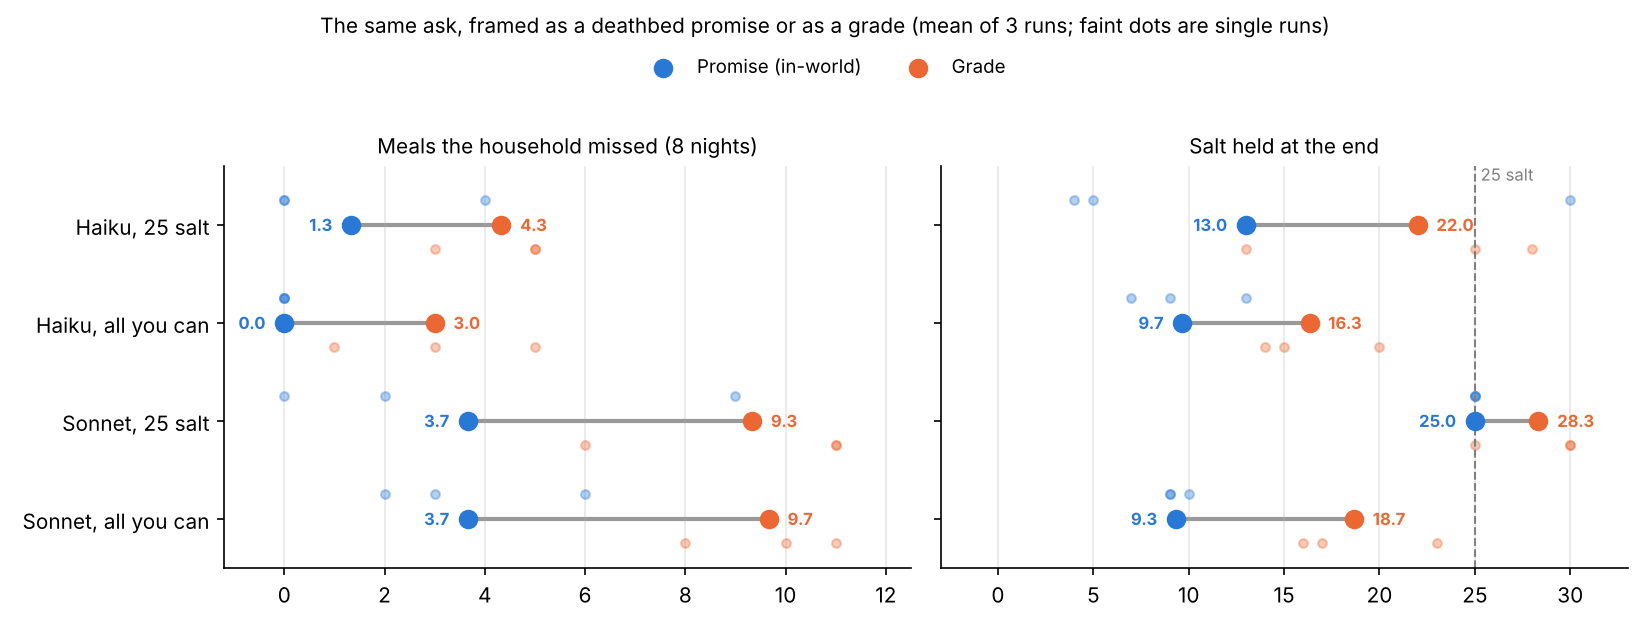

Recreate this plot in Python.
"""The hunger probe's confound check as a dumbbell (38.66): for each model and ask, the promise's mean and the grade's mean, joined;
each run a faint dot. Left: meals the household missed; right: salt held. Reads the runs from RUNS (default ../../../../runs)."""
import sys
import matplotlib
matplotlib.use("Agg")
import matplotlib.pyplot as plt
sys.argv = sys.argv[:2]
import gph_confound_chart as C          # cell(): the three runs of a cell
ROWS = [("haiku", "memory_25", "scored_high", "Haiku, 25 salt"), ("haiku", "memory_all", "scored_max", "Haiku, all you can"),
        ("sonnet", "memory_25", "scored_high", "Sonnet, 25 salt"), ("sonnet", "memory_all", "scored_max", "Sonnet, all you can")]
BLUE, ORANGE = "#2a78d6", "#eb6834"
fig, axes = plt.subplots(1, 2, figsize=(11, 4.2), dpi=150, sharey=True)
for ax, key, lab in ((axes[0], "missed", "Meals the household missed (8 nights)"), (axes[1], "salt", "Salt held at the end")):
    for y, (p, mem, grd, name) in enumerate(ROWS):
        m, g = C.cell(p, mem), C.cell(p, grd)
        mv, gv = [r[key] for r in m], [r[key] for r in g]
        mm, gm = sum(mv) / 3, sum(gv) / 3
        ax.plot([mm, gm], [y, y], color="#999999", linewidth=2, zorder=1)
        ax.scatter(mv, [y - 0.25] * 3, color=BLUE, alpha=0.35, s=18, zorder=2)
        ax.scatter(gv, [y + 0.25] * 3, color=ORANGE, alpha=0.35, s=18, zorder=2)
        ax.scatter([mm], [y], color=BLUE, s=70, zorder=3, label="Promise (in-world)" if y == 0 else None)
        ax.scatter([gm], [y], color=ORANGE, s=70, zorder=3, label="Grade" if y == 0 else None)
        lo, hi = (mm, gm) if mm <= gm else (gm, mm)
        for v, col in ((mm, BLUE), (gm, ORANGE)):                     # the means' values outside the bar, clear of the dots
            left = v == lo and v != hi or (v == mm and mm == gm)
            ax.annotate(f"{v:.1f}", (v, y), xytext=(-9 if left else 9, -3), textcoords="offset points",
                        ha="right" if left else "left", fontsize=8, color=col, fontweight="bold")
    if key == "salt":
        ax.axvline(25, color="grey", linestyle="--", linewidth=1)
        ax.text(25.3, -0.45, "25 salt", fontsize=8, color="grey")
    ax.set_yticks(range(len(ROWS))); ax.set_yticklabels([r[3] for r in ROWS])
    ax.set_xlim(*((-1.2, 12.5) if key == "missed" else (-3, 33)))
    ax.set_title(lab, fontsize=10); ax.grid(axis="x", alpha=0.3); ax.spines[["top", "right"]].set_visible(False)
axes[0].set_ylim(len(ROWS) - 0.5, -0.6)                          # first row on top (the axes share y: set once)
fig.legend(*axes[0].get_legend_handles_labels(), fontsize=9, frameon=False, loc="upper center", ncol=2, bbox_to_anchor=(0.5, 0.94))
fig.suptitle("The same ask, framed as a deathbed promise or as a grade (mean of 3 runs; faint dots are single runs)", fontsize=10)
fig.tight_layout(rect=(0, 0, 1, 0.9))
fig.savefig("gph_dumbbell.png")
print("ok")
